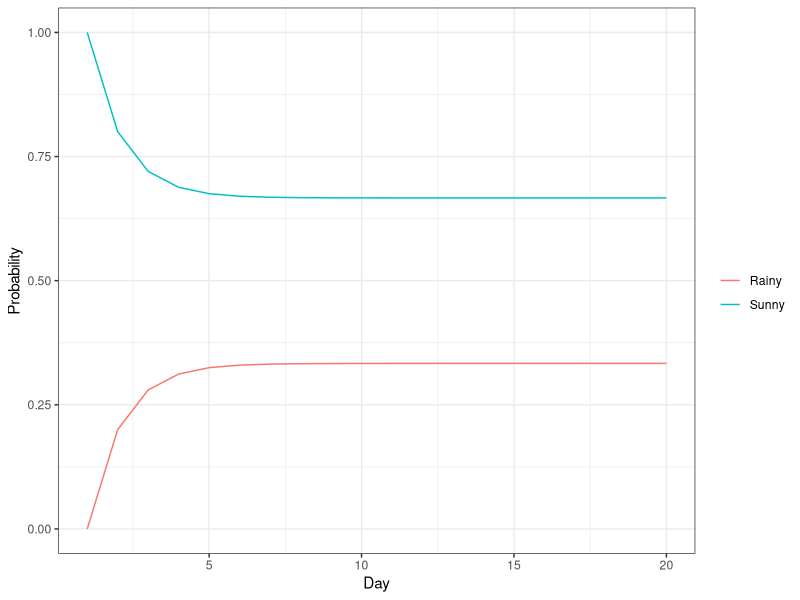

The R script that drew this image:
## ---- chunk 1
library(tidyverse)
## ---- chunk 2
A<-matrix(c(1,2,3,4,5,6),nrow=2,byrow=TRUE)
A
## ---- chunk 3
v<-matrix(c(10,20,30),nrow=3)
v
## ---- chunk 4
A[1,1]
A[1,3]
A[2,2]
## ---- chunk 5
A[1,]  #First row
A[,2]  #Second column
## ---- chunk 6
B<-matrix(c(1,2,3,4),nrow=2,byrow=TRUE)
C<-matrix(c(10,20,30,40),nrow=2,byrow=TRUE)
B+C
## ---- chunk 7
2*B
## ---- chunk 8
A<-matrix(c(2,0,1,1,3,2),nrow=2,byrow=TRUE)
v<-matrix(c(5,10,1),nrow=3)
A
v
A %*% v
## ---- chunk 9
A<-matrix(c(1,2,3,4),nrow=2,byrow=TRUE)
B<-matrix(c(5,6,7,8),nrow=2,byrow=TRUE)
A %*% B
## ---- chunk 10
B %*% A
## ---- chunk 11
M<-matrix(c(0.8,0.4,0.2,0.6),nrow=2,byrow=TRUE)
N0<-matrix(c(1,0),nrow=2)
N1<-M %*% N0
N1
## ---- chunk 12
N2<-M %*% N1
N2
## ---- chunk 13
ndays<-20
N<-matrix(NA,nrow=2,ncol=ndays)
N[,1]<-c(1,0)  #Day 1: Sunny for sure
for(i in 2:ndays){
  N[,i]<-M %*% N[,i-1]
}
round(N,3)
## ---- chunk 14
weather<-data.frame(day=1:ndays,Sunny=N[1,],Rainy=N[2,])
ggplot(weather,aes(x=day))+
  geom_line(aes(y=Sunny,color="Sunny"))+
  geom_line(aes(y=Rainy,color="Rainy"))+
  labs(x="Day",y="Probability",color="")+
  theme_bw()
